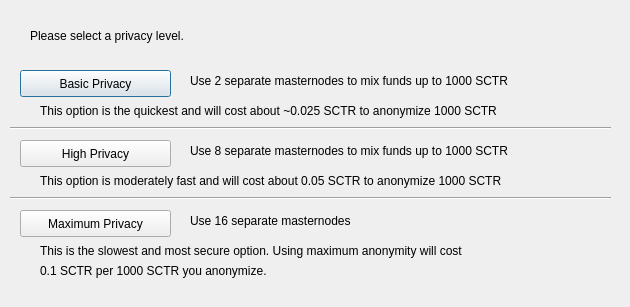
<?xml version="1.0" encoding="UTF-8"?>
<ui version="4.0">
 <class>DarksendConfig</class>
 <widget class="QDialog" name="DarksendConfig">
  <property name="geometry">
   <rect>
    <x>0</x>
    <y>0</y>
    <width>630</width>
    <height>307</height>
   </rect>
  </property>
  <property name="windowTitle">
   <string>Configure Darksend</string>
  </property>
  <widget class="QPushButton" name="buttonBasic">
   <property name="geometry">
    <rect>
     <x>20</x>
     <y>70</y>
     <width>151</width>
     <height>27</height>
    </rect>
   </property>
   <property name="text">
    <string>Basic Privacy</string>
   </property>
  </widget>
  <widget class="QPushButton" name="buttonHigh">
   <property name="geometry">
    <rect>
     <x>20</x>
     <y>140</y>
     <width>151</width>
     <height>27</height>
    </rect>
   </property>
   <property name="text">
    <string>High Privacy</string>
   </property>
  </widget>
  <widget class="QPushButton" name="buttonMax">
   <property name="geometry">
    <rect>
     <x>20</x>
     <y>210</y>
     <width>151</width>
     <height>27</height>
    </rect>
   </property>
   <property name="text">
    <string>Maximum Privacy</string>
   </property>
  </widget>
  <widget class="QLabel" name="label">
   <property name="geometry">
    <rect>
     <x>30</x>
     <y>20</y>
     <width>571</width>
     <height>31</height>
    </rect>
   </property>
   <property name="text">
    <string>Please select a privacy level.</string>
   </property>
  </widget>
  <widget class="QLabel" name="label_2">
   <property name="geometry">
    <rect>
     <x>190</x>
     <y>70</y>
     <width>421</width>
     <height>21</height>
    </rect>
   </property>
   <property name="text">
    <string>Use 2 separate masternodes to mix funds up to 1000 SCTR</string>
   </property>
  </widget>
  <widget class="QLabel" name="label_3">
   <property name="geometry">
    <rect>
     <x>190</x>
     <y>140</y>
     <width>411</width>
     <height>21</height>
    </rect>
   </property>
   <property name="text">
    <string>Use 8 separate masternodes to mix funds up to 1000 SCTR</string>
   </property>
  </widget>
  <widget class="QLabel" name="label_4">
   <property name="geometry">
    <rect>
     <x>190</x>
     <y>210</y>
     <width>421</width>
     <height>21</height>
    </rect>
   </property>
   <property name="text">
    <string>Use 16 separate masternodes</string>
   </property>
  </widget>
  <widget class="QLabel" name="label_6">
   <property name="geometry">
    <rect>
     <x>40</x>
     <y>100</y>
     <width>561</width>
     <height>21</height>
    </rect>
   </property>
   <property name="text">
    <string>This option is the quickest and will cost about ~0.025 SCTR to anonymize 1000 SCTR</string>
   </property>
  </widget>
  <widget class="QLabel" name="label_7">
   <property name="geometry">
    <rect>
     <x>40</x>
     <y>170</y>
     <width>561</width>
     <height>21</height>
    </rect>
   </property>
   <property name="text">
    <string>This option is moderately fast and will cost about 0.05 SCTR to anonymize 1000 SCTR</string>
   </property>
  </widget>
  <widget class="QLabel" name="label_8">
   <property name="geometry">
    <rect>
     <x>40</x>
     <y>240</y>
     <width>561</width>
     <height>21</height>
    </rect>
   </property>
   <property name="text">
    <string>This is the slowest and most secure option. Using maximum anonymity will cost</string>
   </property>
  </widget>
  <widget class="QLabel" name="label_9">
   <property name="geometry">
    <rect>
     <x>40</x>
     <y>260</y>
     <width>561</width>
     <height>21</height>
    </rect>
   </property>
   <property name="text">
    <string>0.1 SCTR per 1000 SCTR you anonymize.</string>
   </property>
  </widget>
  <widget class="Line" name="line">
   <property name="geometry">
    <rect>
     <x>10</x>
     <y>120</y>
     <width>601</width>
     <height>16</height>
    </rect>
   </property>
   <property name="orientation">
    <enum>Qt::Horizontal</enum>
   </property>
  </widget>
  <widget class="Line" name="line_2">
   <property name="geometry">
    <rect>
     <x>10</x>
     <y>190</y>
     <width>601</width>
     <height>16</height>
    </rect>
   </property>
   <property name="orientation">
    <enum>Qt::Horizontal</enum>
   </property>
  </widget>
 </widget>
 <resources/>
 <connections/>
</ui>
